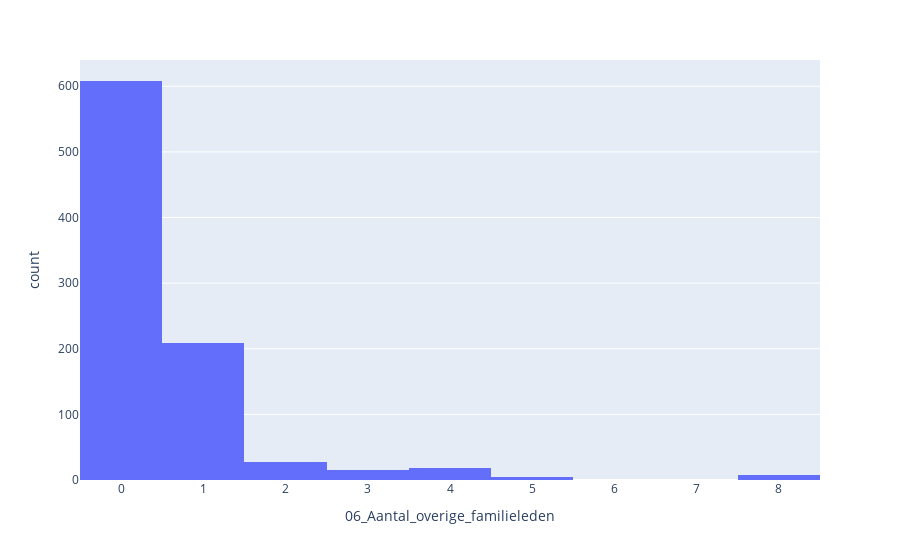

Notebook code cell kept with this figure:
### Code cell
#create_histogram(df=df_train,x="06_Aantal_overige_familieleden")

### Figure 1 — Plotly figure (JSON) as saved in the notebook; plotly's stock layout.template omitted (floating-point values rounded to 4 significant figures; data arrays with more than 128 entries replaced by an {"elided": "..."} marker saying what was removed)
{"data": [{"alignmentgroup": "True", "bingroup": "x", "hovertemplate": "06_Aantal_overige_familieleden=%{x}<br>count=%{y}<extra></extra>", "legendgroup": "", "marker": {"color": "#636efa"}, "name": "", "offsetgroup": "", "orientation": "v", "showlegend": false, "type": "histogram", "x": {"elided": "891 int values"}, "xaxis": "x", "yaxis": "y"}], "layout": {"barmode": "relative", "legend": {"tracegroupgap": 0}, "margin": {"t": 60}, "xaxis": {"anchor": "y", "domain": [0, 1], "title": {"text": "06_Aantal_overige_familieleden"}}, "yaxis": {"anchor": "x", "domain": [0, 1], "title": {"text": "count"}}}}
